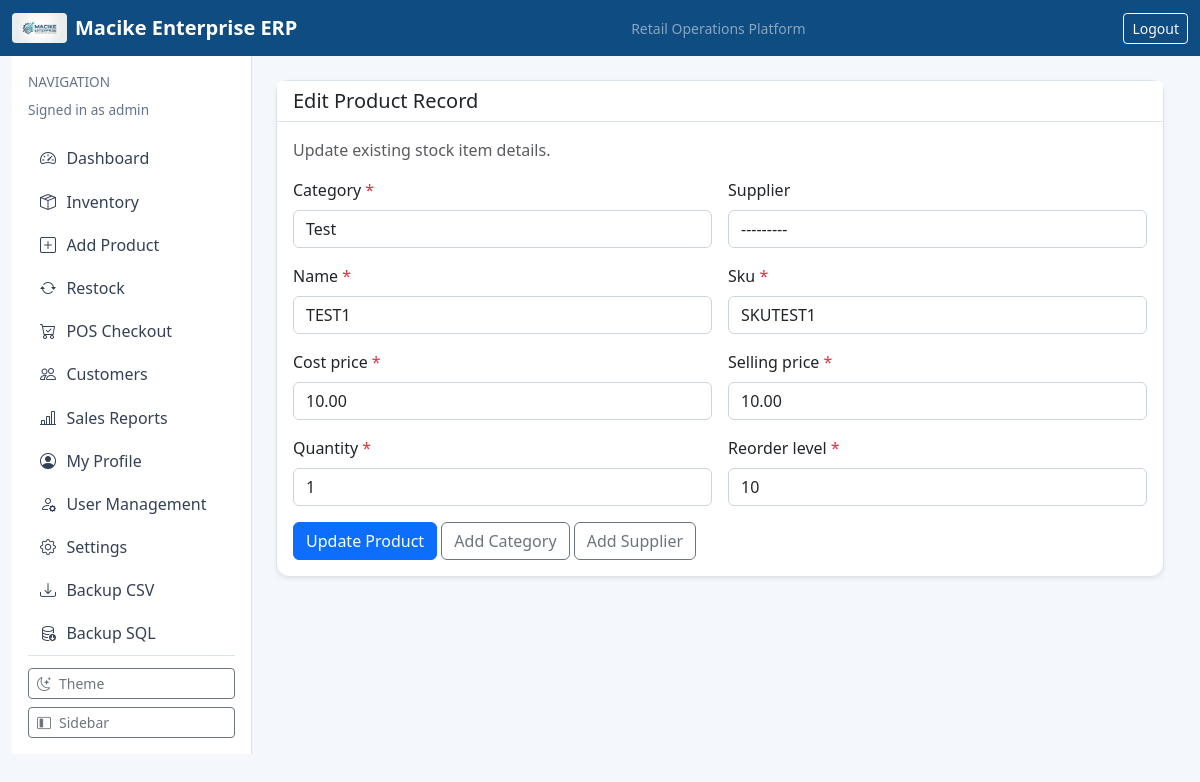
The page /inventory/6/edit/ (signed in) on the database as committed earlier.
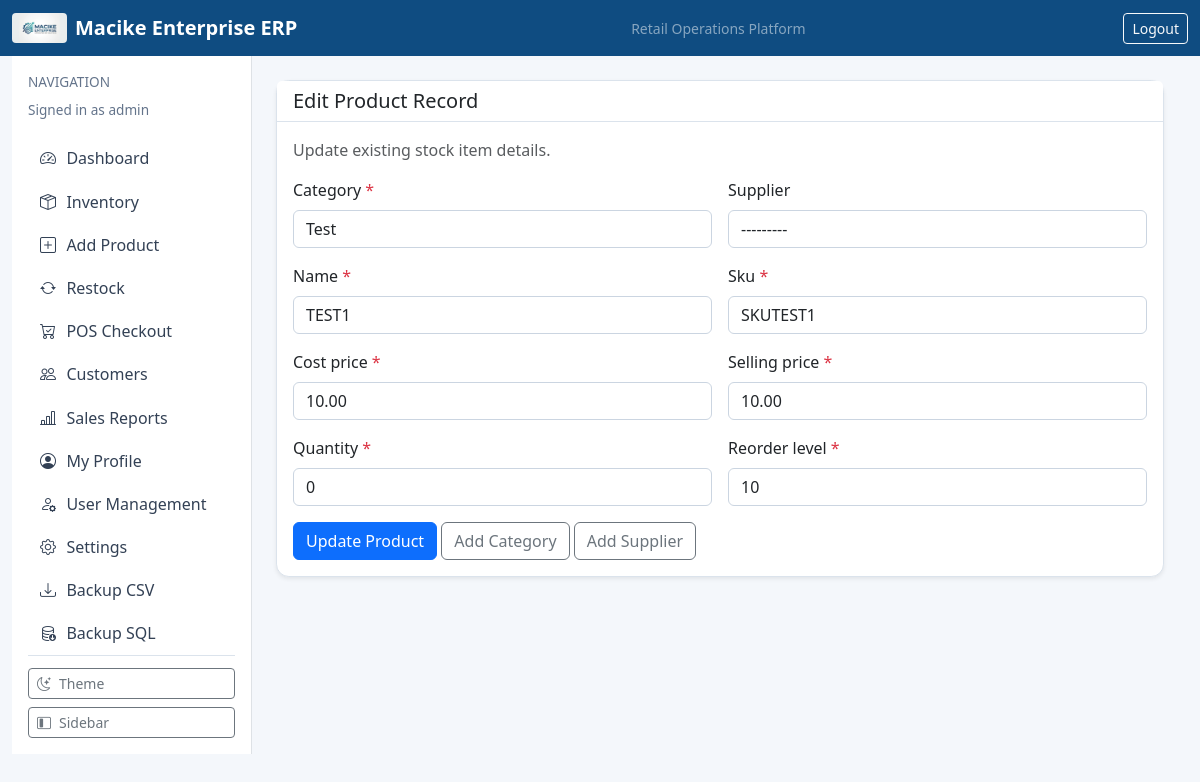
The same page on the database as committed later.
### inventory/models.py (models this page shows, shortened)
class Product(models.Model):
    category = models.ForeignKey(ProductCategory, on_delete=models.PROTECT, related_name="products")
    supplier = models.ForeignKey(Supplier, on_delete=models.SET_NULL, blank=True, null=True, related_name="products")
    name = models.CharField(max_length=200)
    sku = models.CharField(max_length=50, unique=True)
    cost_price = models.DecimalField(max_digits=10, decimal_places=2, validators=[MinValueValidator(0)])
    selling_price = models.DecimalField(max_digits=10, decimal_places=2, validators=[MinValueValidator(0)])
    quantity = models.PositiveIntegerField(default=0)
    reorder_level = models.PositiveIntegerField(default=10)

### inventory/views.py (the view)
# urls.py: path("<int:product_id>/edit/", product_edit, name="inventory-edit"),
@login_required
@role_required("ADMIN", "MANAGER")
def product_edit(request, product_id: int):
    product = get_object_or_404(Product, id=product_id)
    form = ProductForm(request.POST or None, instance=product)
    if request.method == "POST" and form.is_valid():
        form.save()
        messages.success(request, f"Product '{product.name}' updated successfully.")
        return redirect("inventory-list")
    if request.method == "POST":
        messages.error(request, "Please fix the form errors and try again.")
    return render(request, "inventory/product_form.html", {"form": form, "mode": "edit", "product_obj": product})

### inventory/forms.py
class ProductForm(forms.ModelForm):
    class Meta:
        model = Product
        fields = [
            "category",
            "supplier",
            "name",
            "sku",
            "cost_price",
            "selling_price",
            "quantity",
            "reorder_level",
        ]
    def __init__(self, *args, **kwargs):
        super().__init__(*args, **kwargs)
        for field in self.fields.values():
            field.widget.attrs["class"] = "form-control"
        self.fields["supplier"].required = False

### accounts/permissions.py (called while the page is built)
def role_required(*allowed_roles):
    def decorator(view_func):
        @wraps(view_func)
        def _wrapped(request, *args, **kwargs):
            user = request.user
            if not user.is_authenticated:
                return redirect("login")
            if user.is_superuser or getattr(user, "role", None) in allowed_roles:
                return view_func(request, *args, **kwargs)
            messages.error(request, "You do not have permission to access this page.")
            return redirect("dashboard-home")
        return _wrapped
    return decorator

### dashboard/context_processors.py (called while the page is built)
def app_settings(request):
    return {"app_settings": AppSettings.get_solo()}

### templates/inventory/product_form.html (shortened to what this page needs)
{% extends "base.html" %}
{% block content %}
<div class="card shadow-sm">
    <div class="card-header"><h5 class="mb-0">{% if mode == "edit" %}Edit Product Record{% else %}Create Product Record{% endif %}</h5></div>
    <div class="card-body">
        <p class="text-muted">{% if mode == "edit" %}Update existing stock item details.{% else %}Add new stock item details for Macike Enterprise operations.{% endif %}</p>
        <form method="post" class="row g-3">
            {% for field in form %}
                <div class="col-md-6">
                    <label class="form-label">{{ field.label }}{% if field.field.required %} <span class="text-danger">*</span>{% endif %}</label>
                    {{ field }}
                </div>
            {% endfor %}
            <div class="col-12">
                <button type="submit" class="btn btn-primary">{% if mode == "edit" %}Update Product{% else %}Save Product{% endif %}</button>
                <a class="btn btn-outline-secondary" href="/inventory/categories/new/">Add Category</a>
                <a class="btn btn-outline-secondary" href="/inventory/suppliers/new/">Add Supplier</a>
            </div>
        </form>
    </div>
</div>
{% endblock %}

Rows that differ between the two databases and show on the page:
changed Product "Test": quantity "1" → "0"
